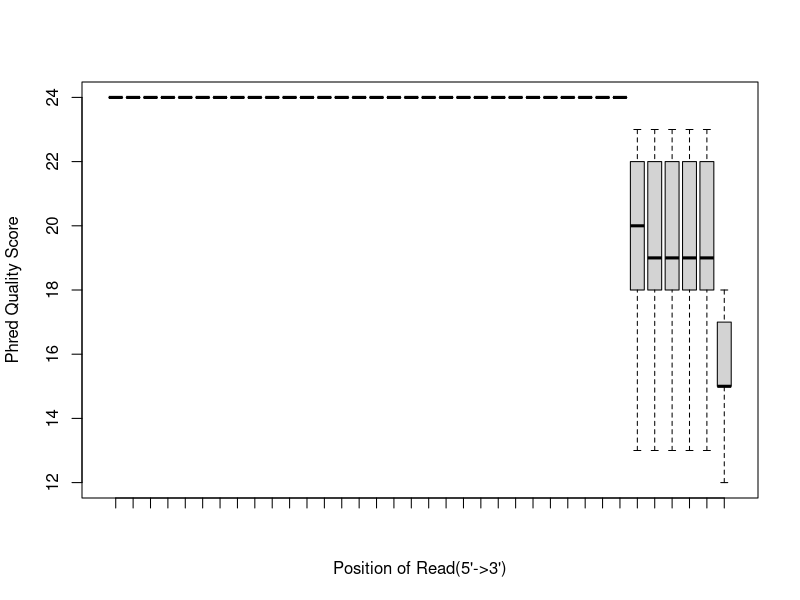
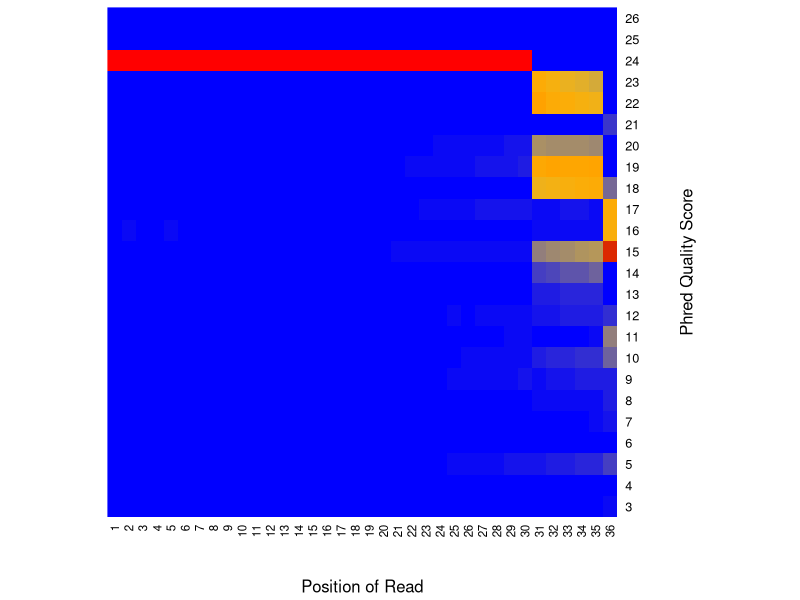

Generate these figures, in order, with R:
pdf('/Users/olgabotvinnik/workspace/rna-seq-diff-exprn/test-results/rseqc/LNCaP_4/rseqc.qual.boxplot.pdf')
p0<-rep(c(12,15,16,24),times=c(3,66,163,70134)/1000)
p1<-rep(c(10,11,12,13,15,16,17,20,24),times=c(1,1,3,3,68,284,1,1,70004)/1000)
p2<-rep(c(10,11,12,13,15,16,17,19,20,24),times=c(1,3,2,4,89,244,1,2,4,70016)/1000)
p3<-rep(c(11,12,13,15,16,24),times=c(5,2,2,72,259,70026)/1000)
p4<-rep(c(10,11,12,13,15,16,19,20,24),times=c(3,2,2,3,79,295,1,1,69980)/1000)
p5<-rep(c(10,11,12,13,15,16,20,24),times=c(2,6,8,3,111,265,8,69963)/1000)
p6<-rep(c(10,11,12,13,15,16,20,24),times=c(3,5,8,2,113,261,4,69970)/1000)
p7<-rep(c(10,11,12,13,15,16,17,19,20,24),times=c(2,9,12,3,128,268,2,2,9,69931)/1000)
p8<-rep(c(10,11,12,13,15,16,17,19,20,24),times=c(4,6,21,2,162,226,1,2,9,69933)/1000)
p9<-rep(c(10,11,12,13,15,16,20,24),times=c(3,12,33,7,173,266,8,69864)/1000)
p10<-rep(c(10,11,12,13,15,16,17,19,20,24),times=c(7,15,29,6,189,239,1,2,17,69861)/1000)
p11<-rep(c(10,11,12,13,15,16,17,19,20,24),times=c(1,14,33,5,201,248,1,2,17,69844)/1000)
p12<-rep(c(4,5,6,7,8,9,10,11,12,13,14,15,16,17,18,19,20,21,22,24),times=c(2,84,22,15,6,60,82,57,91,57,19,131,119,53,43,86,93,124,82,69140)/1000)
p13<-rep(c(4,5,6,7,8,9,10,11,12,13,14,15,16,17,18,19,20,21,22,24),times=c(3,74,26,14,7,55,104,61,72,33,14,148,109,71,40,102,96,118,96,69123)/1000)
p14<-rep(c(4,5,6,7,8,9,10,11,12,13,14,15,16,17,18,19,20,21,22,24),times=c(9,83,29,24,4,83,114,64,80,42,20,158,119,85,48,99,107,142,93,68963)/1000)
p15<-rep(c(4,5,6,7,8,9,10,11,12,13,14,15,16,17,18,19,20,21,22,24),times=c(3,120,25,22,3,99,131,89,111,52,18,153,108,96,63,129,140,109,115,68780)/1000)
p16<-rep(c(4,5,6,7,8,9,10,11,12,13,14,15,16,17,18,19,20,21,22,24),times=c(5,118,34,29,11,117,123,90,124,48,29,211,105,121,71,191,151,134,147,68507)/1000)
p17<-rep(c(4,5,6,7,8,9,10,11,12,13,14,15,16,17,18,19,20,21,22,24),times=c(10,149,31,40,13,126,149,86,128,49,24,206,113,146,70,164,175,119,148,68420)/1000)
p18<-rep(c(4,5,6,7,8,9,10,11,12,13,14,15,16,17,18,19,20,21,22,24),times=c(11,134,36,43,16,145,143,96,155,56,27,230,106,154,63,191,182,103,154,68321)/1000)
p19<-rep(c(4,5,6,7,8,9,10,11,12,13,14,15,16,17,18,19,20,21,22,24),times=c(11,153,38,54,31,177,150,104,153,57,31,241,102,208,90,206,184,112,166,68098)/1000)
p20<-rep(c(4,5,6,7,8,9,10,11,12,13,14,15,16,17,18,19,20,21,22,24,25),times=c(17,185,40,61,22,167,189,116,180,68,38,290,120,225,85,242,207,121,199,67793,1)/1000)
p21<-rep(c(4,5,6,7,8,9,10,11,12,13,14,15,16,17,18,19,20,21,22,24),times=c(23,234,44,81,36,212,220,126,213,70,39,309,148,239,91,310,221,124,172,67454)/1000)
p22<-rep(c(4,5,6,7,8,9,10,11,12,13,14,15,16,17,18,19,20,21,22,24,25),times=c(24,245,53,79,30,253,226,170,220,98,60,298,128,355,98,354,247,148,206,67072,2)/1000)
p23<-rep(c(4,5,6,7,8,9,10,11,12,13,14,15,16,17,18,19,20,21,22,24,25),times=c(37,260,50,93,48,272,257,144,237,90,65,326,161,364,120,359,316,141,218,66807,1)/1000)
p24<-rep(c(4,5,6,7,8,9,10,11,12,13,14,15,16,17,18,19,20,21,22,24),times=c(40,302,77,106,39,332,260,199,288,117,81,360,161,484,130,477,354,133,266,66160)/1000)
p25<-rep(c(4,5,6,7,8,9,10,11,12,13,14,15,16,17,18,19,20,21,22,24),times=c(54,345,60,118,49,317,327,226,250,114,98,391,166,451,132,544,423,71,202,66028)/1000)
p26<-rep(c(4,5,6,7,8,9,10,11,12,13,14,15,16,17,18,19,20,21,22,24),times=c(67,413,86,125,64,399,376,235,314,142,137,409,204,612,129,614,489,83,240,65228)/1000)
p27<-rep(c(4,5,6,7,8,9,10,11,12,13,14,15,16,17,18,19,20,21,22,24),times=c(70,489,112,162,79,428,414,262,361,167,153,423,211,636,121,667,544,93,245,64729)/1000)
p28<-rep(c(4,5,6,7,8,9,10,11,12,13,14,15,16,17,18,19,20,21,22,24,25),times=c(128,586,141,151,92,507,452,298,408,170,191,434,240,749,144,702,560,73,244,64095,1)/1000)
p29<-rep(c(4,5,6,7,8,9,10,11,12,13,14,15,16,17,18,19,20,21,22,24,25),times=c(126,567,191,205,92,565,529,332,446,203,254,432,273,807,152,826,629,102,267,63367,1)/1000)
p30<-rep(c(3,5,6,7,8,9,10,11,12,13,14,15,16,17,18,19,20,21,22,23,26),times=c(156,805,50,183,355,534,1003,192,694,1001,2113,4726,357,511,10797,13575,5835,34,14402,13041,2)/1000)
p31<-rep(c(3,5,6,7,8,9,10,11,12,13,14,15,16,17,18,19,20,21,22,23,26),times=c(190,991,72,225,402,641,1206,223,790,1034,2398,5314,426,533,11247,13979,5661,32,13129,11871,2)/1000)
p32<-rep(c(3,5,6,7,8,9,10,11,12,13,14,15,16,17,18,19,20,21,22,23,26),times=c(214,1050,84,245,417,769,1351,243,857,1171,2805,5698,448,550,12229,13790,5614,29,12639,10161,2)/1000)
p33<-rep(c(3,5,6,7,8,9,10,11,12,13,14,15,16,17,18,19,20,21,22,23,26),times=c(203,1192,77,272,478,878,1521,252,927,1226,2928,6086,501,638,12626,13758,5562,41,11881,9317,2)/1000)
p34<-rep(c(3,5,6,7,8,9,10,11,12,13,14,15,16,17,18,19,20,21,22,23,26),times=c(239,1340,75,280,445,878,1579,292,999,1332,3305,6512,543,541,13126,14096,5306,36,11007,8433,2)/1000)
p35<-rep(c(3,4,5,6,7,8,9,10,11,12,13,14,15,16,17,18,19,20,21),times=c(484,161,1941,126,679,1008,1028,3290,4673,1431,272,12,24109,12558,13060,3696,52,4,1782)/1000)
boxplot(p0,p1,p2,p3,p4,p5,p6,p7,p8,p9,p10,p11,p12,p13,p14,p15,p16,p17,p18,p19,p20,p21,p22,p23,p24,p25,p26,p27,p28,p29,p30,p31,p32,p33,p34,p35,xlab="Position of Read(5'->3')",ylab="Phred Quality Score",outline=F)
dev.off()


pdf('/Users/olgabotvinnik/workspace/rna-seq-diff-exprn/test-results/rseqc/LNCaP_4/rseqc.qual.heatmap.pdf')
qual=c(0,0,0,0,0,0,0,0,0,3,0,0,66,163,0,0,0,0,0,0,0,70134,0,0,0,0,0,0,0,0,0,1,1,3,3,0,68,284,1,0,0,1,0,0,0,70004,0,0,0,0,0,0,0,0,0,1,3,2,4,0,89,244,1,0,2,4,0,0,0,70016,0,0,0,0,0,0,0,0,0,0,5,2,2,0,72,259,0,0,0,0,0,0,0,70026,0,0,0,0,0,0,0,0,0,3,2,2,3,0,79,295,0,0,1,1,0,0,0,69980,0,0,0,0,0,0,0,0,0,2,6,8,3,0,111,265,0,0,0,8,0,0,0,69963,0,0,0,0,0,0,0,0,0,3,5,8,2,0,113,261,0,0,0,4,0,0,0,69970,0,0,0,0,0,0,0,0,0,2,9,12,3,0,128,268,2,0,2,9,0,0,0,69931,0,0,0,0,0,0,0,0,0,4,6,21,2,0,162,226,1,0,2,9,0,0,0,69933,0,0,0,0,0,0,0,0,0,3,12,33,7,0,173,266,0,0,0,8,0,0,0,69864,0,0,0,0,0,0,0,0,0,7,15,29,6,0,189,239,1,0,2,17,0,0,0,69861,0,0,0,0,0,0,0,0,0,1,14,33,5,0,201,248,1,0,2,17,0,0,0,69844,0,0,0,2,84,22,15,6,60,82,57,91,57,19,131,119,53,43,86,93,124,82,0,69140,0,0,0,3,74,26,14,7,55,104,61,72,33,14,148,109,71,40,102,96,118,96,0,69123,0,0,0,9,83,29,24,4,83,114,64,80,42,20,158,119,85,48,99,107,142,93,0,68963,0,0,0,3,120,25,22,3,99,131,89,111,52,18,153,108,96,63,129,140,109,115,0,68780,0,0,0,5,118,34,29,11,117,123,90,124,48,29,211,105,121,71,191,151,134,147,0,68507,0,0,0,10,149,31,40,13,126,149,86,128,49,24,206,113,146,70,164,175,119,148,0,68420,0,0,0,11,134,36,43,16,145,143,96,155,56,27,230,106,154,63,191,182,103,154,0,68321,0,0,0,11,153,38,54,31,177,150,104,153,57,31,241,102,208,90,206,184,112,166,0,68098,0,0,0,17,185,40,61,22,167,189,116,180,68,38,290,120,225,85,242,207,121,199,0,67793,1,0,0,23,234,44,81,36,212,220,126,213,70,39,309,148,239,91,310,221,124,172,0,67454,0,0,0,24,245,53,79,30,253,226,170,220,98,60,298,128,355,98,354,247,148,206,0,67072,2,0,0,37,260,50,93,48,272,257,144,237,90,65,326,161,364,120,359,316,141,218,0,66807,1,0,0,40,302,77,106,39,332,260,199,288,117,81,360,161,484,130,477,354,133,266,0,66160,0,0,0,54,345,60,118,49,317,327,226,250,114,98,391,166,451,132,544,423,71,202,0,66028,0,0,0,67,413,86,125,64,399,376,235,314,142,137,409,204,612,129,614,489,83,240,0,65228,0,0,0,70,489,112,162,79,428,414,262,361,167,153,423,211,636,121,667,544,93,245,0,64729,0,0,0,128,586,141,151,92,507,452,298,408,170,191,434,240,749,144,702,560,73,244,0,64095,1,0,0,126,567,191,205,92,565,529,332,446,203,254,432,273,807,152,826,629,102,267,0,63367,1,0,156,0,805,50,183,355,534,1003,192,694,1001,2113,4726,357,511,10797,13575,5835,34,14402,13041,0,0,2,190,0,991,72,225,402,641,1206,223,790,1034,2398,5314,426,533,11247,13979,5661,32,13129,11871,0,0,2,214,0,1050,84,245,417,769,1351,243,857,1171,2805,5698,448,550,12229,13790,5614,29,12639,10161,0,0,2,203,0,1192,77,272,478,878,1521,252,927,1226,2928,6086,501,638,12626,13758,5562,41,11881,9317,0,0,2,239,0,1340,75,280,445,878,1579,292,999,1332,3305,6512,543,541,13126,14096,5306,36,11007,8433,0,0,2,484,161,1941,126,679,1008,1028,3290,4673,1431,272,12,24109,12558,13060,3696,52,4,1782,0,0,0,0,0)
mat=matrix(qual,ncol=36,byrow=F)
Lab.palette <- colorRampPalette(c("blue", "orange", "red3","red2","red1","red"), space = "rgb",interpolate=c('spline'))
heatmap(mat,Rowv=NA,Colv=NA,xlab="Position of Read",ylab="Phred Quality Score",labRow=seq(from=3,to=26),col = Lab.palette(256),scale="none" )
dev.off()
